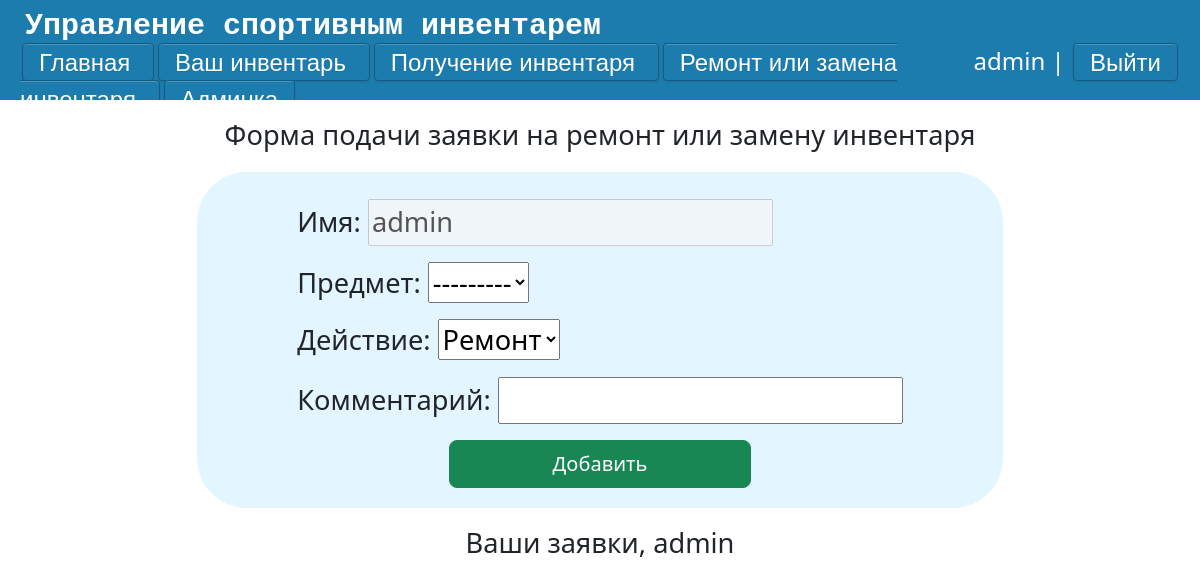
The app's page /application-repair (signed in), older data.
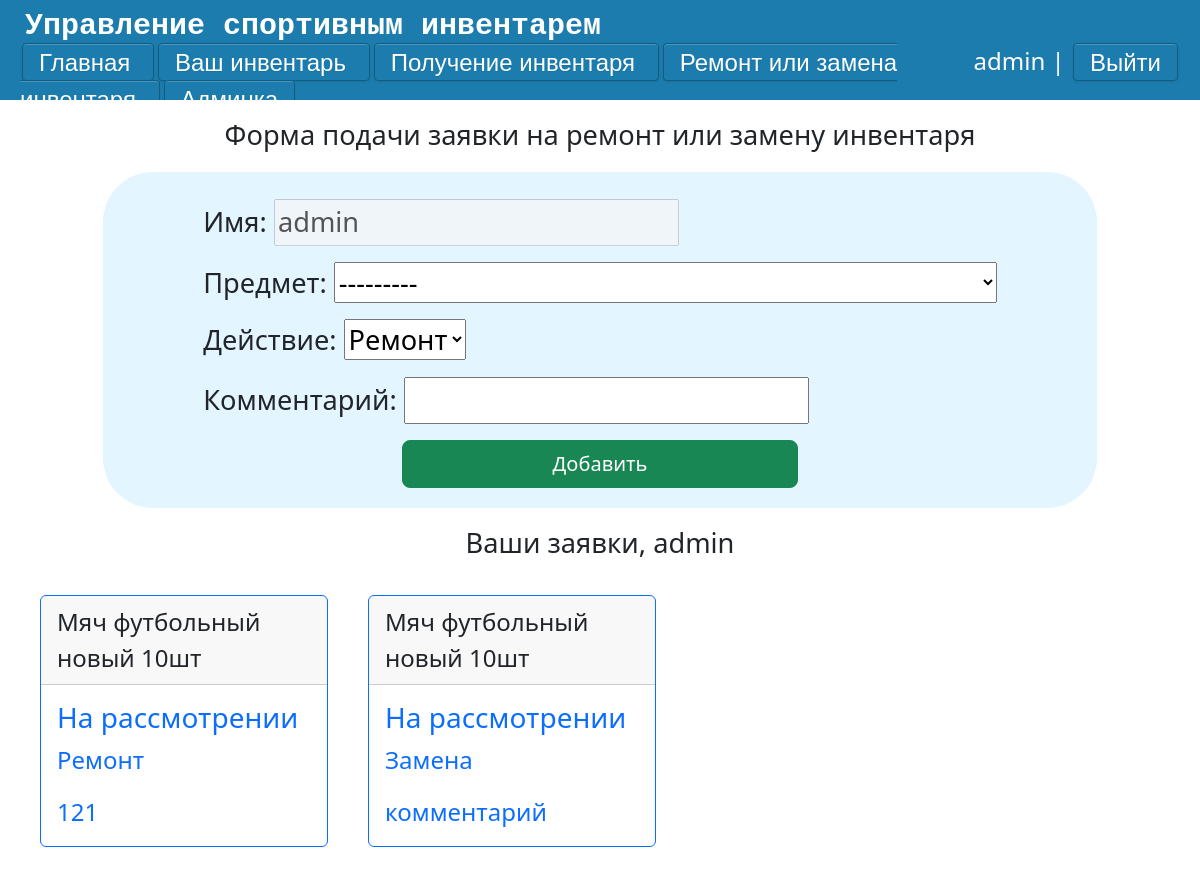
The same page, newer data.
### main/models.py (models this page shows, shortened)
class Applications_repair(models.Model):
    CHOICES = {'Ремонт': 'Ремонт', 'Замена': 'Замена'}
    state = {'На рассмотрении': 'На рассмотрении', 'Выполнено': 'Выполнено', 'Отказано': 'Отказано'}
    username = models.CharField('Имя',max_length=100)
    Request = models.ForeignKey('Goods' ,on_delete=models.CASCADE,null=True,verbose_name='Предмет')
    Aim = models.CharField('Действие',choices=CHOICES,default='Ремонт',max_length=100)
    Comment = models.CharField('Комментарий', max_length=150)
    Status = models.CharField('Статус заявки',default='На рассмотрении', choices=state,max_length=100)
    class Meta:
        verbose_name = "Заявка на ремонт"
        verbose_name_plural  = "Заявки на ремонт"

class Goods(models.Model):
    CONDITION_CHOICES = [
        ('новый', 'новый'),
        ('использованный', 'использованный'),
        ('сломанный', 'сломанный'),
    ]
    goods = models.ForeignKey('Goods_Names',on_delete=models.CASCADE,null=True,verbose_name='Предмет')
    count = models.IntegerField('Количество', default=1,validators=[MinValueValidator(1)])
    rented_count = models.IntegerField('Взято', default=0,validators=[MinValueValidator(0)])
    condition = models.CharField('Состояние', max_length=20, choices=CONDITION_CHOICES)
    created_at = models.DateTimeField('Добавлено', default=timezone.now)
    updated_at = models.DateTimeField('Обновлено', auto_now=True)
    class Meta:
        verbose_name = "Инвентарь"
        verbose_name_plural = "Инвентарь"
    def __str__(self):
        return f"{self.goods} {self.condition} {self.count-self.rented_count}шт"

class Goods_Names(models.Model):
    name_of_good = models.CharField('Название', max_length=30)
    def __str__(self):
        return self.name_of_good
    class Meta:
        verbose_name = "Название инвентаря"
        verbose_name_plural = "Названия инвентаря"

### main/views.py (the view)
# urls.py: path('application-repair', views.ApplicationsForm2, name='application-repair'),
def ApplicationsForm2(request):
    if request.user.is_authenticated:
        g = list(Goods.objects.all())
        r = list(Applications_repair.objects.all())
        user_name = User.objects.get(username=request.user)
        n = Applications_repair.objects.filter(username=user_name)
        if request.method == 'POST':
            form = AddPostForm_repiar(request.POST or None, user=request.user)
            if form.is_valid():
                try:
                    Applications_repair.objects.create(**form.cleaned_data)
                    return  redirect('application-repair')
                except:
                    form.add_error(None,'Ошибка')
        else:
            form=AddPostForm_repiar(user=user_name)
        return render(request, 'main/Application2.html' , {'form': form,'n' : n})
    else:
        return render(request, 'admin/Error.html')

### main/forms.py
class AddPostForm_repiar(forms.Form):
    CHOICES = {'Ремонт':'Ремонт','Замена':'Замена'}
    def __init__(self, *args, **kwargs):
        self.user = kwargs.pop('user', None)
        super(AddPostForm_repiar, self).__init__(*args, **kwargs)
        if self.user:
            self.fields['username'].initial = self.user.username
    username = forms.Field(disabled=True)
    Request = forms.ModelChoiceField(Goods.objects.all())
    Aim = forms.ChoiceField(choices=CHOICES)
    Comment = forms.CharField(max_length=150)

### main/templates/main/Application2.html (shortened to what this page needs)
{% extends 'main/layout.html' %}
{% block content %}
               {% if request.user.is_authenticated %}
                <div class = 'form_user'>
                    <p class = 'form_title'>Форма подачи заявки на ремонт или замену инвентаря</p>
                    <form action="{% url 'application-repair' %}" method="post" class ='form_content'>
                        <p><label for="{{ form.username.id_for_label }}"> Имя:</label> {{form.username}}</p>
                        <p><label for="{{ form.Request.id_for_label }}"> Предмет:</label> {{ form.Request}}</p>
                        <p><label for="{{ form.Request.id_for_label }}"> Действие:</label> {{ form.Aim }}</p>
                        <p><label for="{{ form.Comment.id_for_label }}"> Комментарий:</label> {{ form.Comment }}</p>
                        <div class="d-grid gap-2 col-6 mx-auto">
                            <button type="submit" class = 'btn btn-success btn-lg'>Добавить</button>
                        </div>
                    </form>
                </div>
                    <div class = 'form_forms'>
                        <p class = 'form_forms_p'> Ваши заявки, {{ request.user }} </p>
                    {% for el in n %}
                        <div class = 'review'>
                                <div class="card border-primary mb-3" style="max-width: 18rem;">
                              <div class="card-header">{{el.Request}}</div>
                              <div class="card-body text-primary">
                                <h3 class="card-title">{{el.Status}}</h3>
                                <p class="card-text">{{el.Aim}}</p>
                                <p class="card-text">{{el.Comment}}</p>
                              </div>
                            </div>
                        </div>
                        </div>
                    {% endfor %}
                    </div>
                {% else %}
                    <p class = 'enter_or_reg'>Войдите или зарегистрируйтесь</p>
                {% endif %}
{% endblock %}

Row changes from the older to the newer data that the page shows:
added Applications_repair: Request "Мяч футбольный новый 10шт", Status "На рассмотрении", Aim "Ремонт", Comment "121"
added Applications_repair: Request "Мяч футбольный новый 10шт", Status "На рассмотрении", Aim "Замена", Comment "комментарий"
